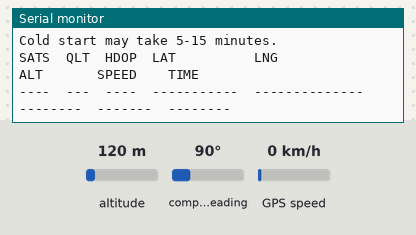
Simulated run of this sketch. Board: Arduino Uno, built with avr-gcc and run on an emulated ATmega328P. Parts: the last lines printed to the serial monitor. The inputs (shaded band) are chosen by the test bench; at power-on: altitude 120 m, GPS speed 0 km/h, compass heading 90°. The GPS gets a fix after 3 s at 37.7749, -122.4194 with 8 satellites.

Above: at 1.7 s.
1.8 s: altitude set to 20 m
At 4.4 s:
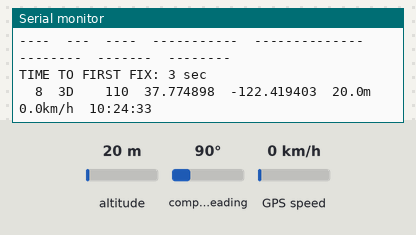
5.0 s: GPS speed set to 2 km/h
At 6.3 s:
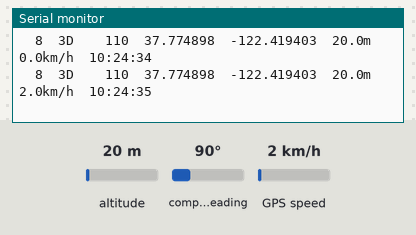
6.5 s: altitude set to 250 m
At 7.2 s:
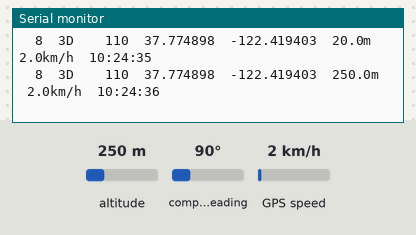

Measured:
- after the input at 1.8 s, the serial monitor: prints a new line after 1.8 s (image 1)
- after the input at 5.0 s, the serial monitor: prints a new line after 0.57 s (image 2)
- after the input at 6.5 s, the serial monitor: prints a new line after 0.07 s (image 3)

The sketch:

GY-GPS6Mv2.ino
```cpp
// Last Edit: 2026-06-20
// Reason for Last Edit: Diagnostic live monitor + cold start + HDOP + heartbeat + summary
// Author: Alireza Sotoodeh

/*
 * =========================================================================
 * PROJECT: NEO-6M (GY-GPS6Mv2) Hardware Diagnostic & Validation Tool
 * MCU: Arduino Uno (ATmega328P)
 * =========================================================================
 * WIRING DIAGRAM (Software Serial Communication)
 * -------------------------------------------------------------------------
 * GY-GPS6Mv2 Pin | Arduino Uno Pin | Note
 * -------------------------------------------------------------------------
 * VCC            | 5V             | GPS module supply
 * GND            | GND            | Common ground
 * TX             | Pin 2          | Uno RX (GPS → Arduino)
 * RX             | Pin 3          | Uno TX (Arduino → GPS, optional)
 * =========================================================================
 */

#include <SoftwareSerial.h>
#include <TinyGPSPlus.h>

#define GPS_RX_PIN 2
#define GPS_TX_PIN 3
#define GPS_BAUDRATE 9600
#define HEARTBEAT_MS 10000
#define SUMMARY_S 300
#define STALE_AGE_MS 2000

TinyGPSPlus gps;
SoftwareSerial gpsSerial(GPS_RX_PIN, GPS_TX_PIN);

// Statistics
static unsigned long startMs = 0;
static unsigned long ttffMs = 0;
static unsigned long lastHeartbeat = 0;
static unsigned long lastSummary = 0;
static unsigned long fixCount = 0;
static unsigned long noFixMs = 0;
static unsigned long noFixStart = 0;
static bool hadFixEver = false;
static bool errorReported = false;
static long hdopMin = 999, hdopMax = 0, hdopSum = 0, hdopCount = 0;
static int satMin = 99, satMax = 0, satSum = 0, satCount = 0;

static void printTime();
static void printFixQuality();

void setup() {
  Serial.begin(115200);
  delay(500);

  Serial.println(F("=============================================="));
  Serial.println(F(" NEO-6M GPS Diagnostic Tool (Arduino Uno)"));
  Serial.println(F("=============================================="));
  Serial.println();

  Serial.print(F("Initialising SoftwareSerial on RX="));
  Serial.print(GPS_RX_PIN);
  Serial.print(F(", TX="));
  Serial.println(GPS_TX_PIN);
  gpsSerial.begin(GPS_BAUDRATE);
  Serial.println(F("OK. Waiting for satellite lock..."));
  Serial.println(F("NOTE: Antenna needs clear sky view."));
  Serial.println(F("Cold start may take 5-15 minutes."));
  Serial.println();
  Serial.println(F("SATS  QLT  HDOP  LAT          LNG              ALT       SPEED    TIME"));
  Serial.println(F("----  ---  ----  -----------  --------------  --------  -------  --------"));
  startMs = millis();
}

void loop() {
  while (gpsSerial.available() > 0) {
    gps.encode(gpsSerial.read());
  }

  // Timeout trap — print once, keep reading
  if (!errorReported && millis() > 5000 && gps.charsProcessed() < 10) {
    Serial.println();
    Serial.println(F("CRITICAL: No data from GPS. Check wiring (Pin 2 ↔ GPS TX)."));
    errorReported = true;
  }

  // Time to first fix
  if (ttffMs == 0 && gps.location.isValid() && gps.location.age() < 500) {
    ttffMs = millis() - startMs;
    Serial.println();
    Serial.print(F("TIME TO FIRST FIX: "));
    Serial.print(ttffMs / 1000);
    Serial.println(F(" sec"));
  }

  // Track fix/no-fix time
  bool hasFix = gps.location.isValid() && gps.location.age() < STALE_AGE_MS;

  if (!hadFixEver && hasFix) {
    hadFixEver = true;
  }

  if (!hasFix && hadFixEver && noFixStart == 0) {
    noFixStart = millis();
  }
  if (hasFix && noFixStart > 0) {
    noFixMs += millis() - noFixStart;
    noFixStart = 0;
  }

  // Fresh location update
  if (gps.location.isUpdated()) {
    fixCount++;

    // Satellite count
    int sats = gps.satellites.isValid() ? gps.satellites.value() : 0;
    if (sats < satMin) satMin = sats;
    if (sats > satMax) satMax = sats;
    satSum += sats; satCount++;

    // HDOP
    long hdop = gps.hdop.isValid() ? gps.hdop.value() : 999;
    if (hdop < hdopMin) hdopMin = hdop;
    if (hdop > hdopMax) hdopMax = hdop;
    hdopSum += hdop; hdopCount++;

    // Print line
    Serial.print(sats < 10 ? F("  ") : sats < 100 ? F(" ") : F(""));
    Serial.print(sats);
    Serial.print(F("  "));
    printFixQuality();
    Serial.print(F("  "));
    if (hdop == 999) { Serial.print(F("----")); }
    else {
      if (hdop < 10) Serial.print(' ');
      if (hdop < 100) Serial.print(' ');
      Serial.print(hdop);
    }
    Serial.print(F("  "));
    Serial.print(gps.location.lat(), 6);
    Serial.print(F("  "));
    Serial.print(gps.location.lng(), 6);
    Serial.print(F("  "));
    if (gps.altitude.isValid()) {
      Serial.print(gps.altitude.meters(), 1);
      Serial.print('m');
    } else {
      Serial.print(F("  N/A  "));
    }
    Serial.print(F("  "));
    if (gps.speed.isValid()) {
      Serial.print(gps.speed.kmph(), 1);
      Serial.print(F("km/h"));
    } else {
      Serial.print(F("  N/A  "));
    }
    Serial.print(F("  "));
    printTime();
    Serial.println();
  }

  // Heartbeat — periodic status even without new fix
  if (millis() - lastHeartbeat > HEARTBEAT_MS) {
    lastHeartbeat = millis();
    if (!hasFix) {
      int sats = gps.satellites.isValid() ? gps.satellites.value() : 0;
      Serial.print(F("... Searching ...  SATS: "));
      Serial.print(sats);
      Serial.print(F("  CHARS: "));
      Serial.print(gps.charsProcessed());
      Serial.print(F("  AGE: "));
      if (gps.location.isValid()) {
        Serial.print(gps.location.age());
        Serial.println(F("ms"));
      } else {
        Serial.println(F("N/A"));
      }
    }
  }

  // Summary every 5 minutes
  if (millis() - lastSummary > SUMMARY_S * 1000UL) {
    lastSummary = millis();
    unsigned long elapsed = (millis() - startMs) / 1000;
    unsigned long uptimePct = 100;
    if (fixCount > 0 && elapsed > 0) {
      uptimePct = 100 - (noFixMs / 10) / elapsed;
      if (uptimePct > 100) uptimePct = 100;
    }
    Serial.println();
    Serial.println(F("--- 5 min Summary ---"));
    Serial.print(F("Elapsed: "));
    Serial.print(elapsed);
    Serial.println(F("s"));
    Serial.print(F("Fixes: "));
    Serial.print(fixCount);
    Serial.print(F("  Uptime: "));
    Serial.print(uptimePct);
    Serial.println(F("%"));
    Serial.print(F("SATS  min="));
    Serial.print(satMin);
    Serial.print(F("  avg="));
    Serial.print(satCount > 0 ? (float)satSum / satCount : 0, 1);
    Serial.print(F("  max="));
    Serial.println(satMax);
    Serial.print(F("HDOP  min="));
    Serial.print(hdopMin);
    Serial.print(F("  avg="));
    Serial.print(hdopCount > 0 ? (float)hdopSum / hdopCount : 0, 1);
    Serial.print(F("  max="));
    Serial.println(hdopMax);
    Serial.println(F("---------------------"));
    Serial.println();
  }
}

static void printFixQuality() {
  if (!gps.location.isValid()) {
    Serial.print(F("NO FX"));
  } else if (gps.altitude.isValid()) {
    Serial.print(F("3D  "));
  } else {
    Serial.print(F("2D  "));
  }
}

static void printTime() {
  if (gps.time.isValid()) {
    if (gps.time.hour() < 10) Serial.print('0');
    Serial.print(gps.time.hour());
    Serial.print(':');
    if (gps.time.minute() < 10) Serial.print('0');
    Serial.print(gps.time.minute());
    Serial.print(':');
    if (gps.time.second() < 10) Serial.print('0');
    Serial.print(gps.time.second());
  } else {
    Serial.print(F("N/A"));
  }
}
```
